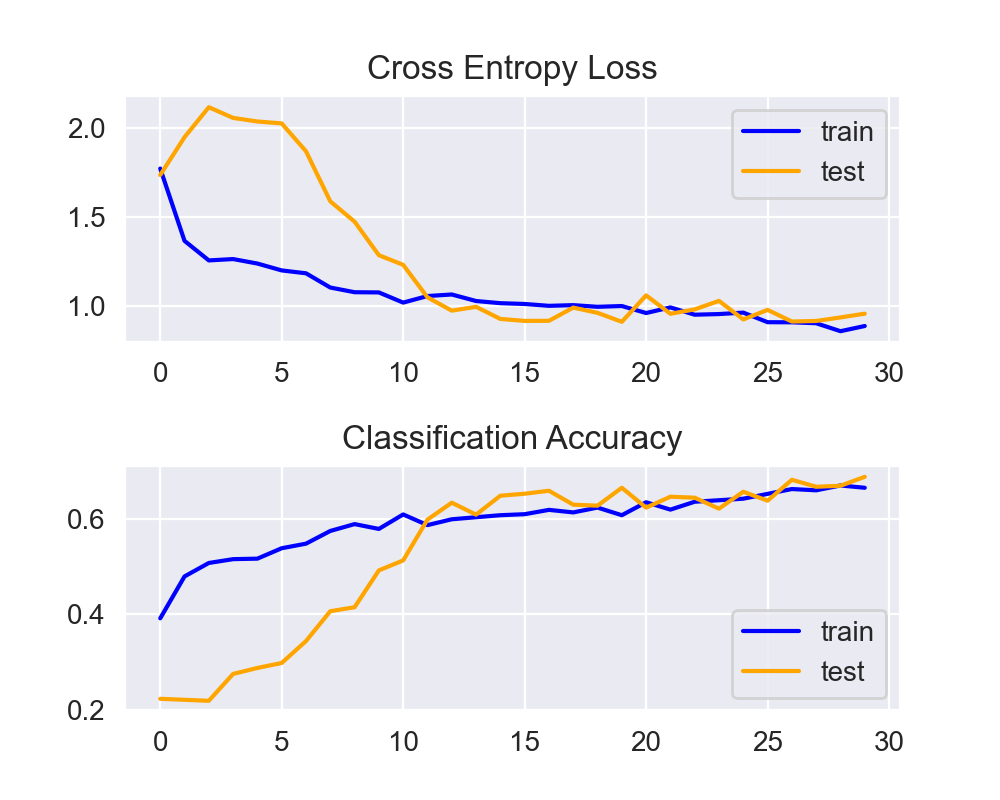

Recreate this plot in Python.
# Standard Library Imports
import os

# Scientific and Data Processing Libraries
import numpy as np
from sklearn.metrics import classification_report

# Machine Learning and Deep Learning Libraries
import tensorflow as tf
from tensorflow.keras.preprocessing.image import ImageDataGenerator
from tensorflow.keras.models import Sequential
from tensorflow.keras.layers import Conv2D, MaxPooling2D, Dense, Flatten, Dropout, BatchNormalization, Activation
from tensorflow.keras.optimizers import Adam
from tensorflow.keras.callbacks import ReduceLROnPlateau, EarlyStopping

# Visualization Libraries
import matplotlib.pyplot as pyplot
import matplotlib.image as mpimg
import seaborn as sns
    
train_dir = 'images/train'
test_dir = 'images/test'

# Data preprocessing and augmentation
train_datagen = ImageDataGenerator(
    rescale=1.0 / 255,
    rotation_range=20,
    width_shift_range=0.2,
    height_shift_range=0.2,
    shear_range=0.2,
    zoom_range=0.2,
    horizontal_flip=True,
    fill_mode='nearest'
)

test_datagen = ImageDataGenerator(rescale=1.0 / 255)

train_generator = train_datagen.flow_from_directory(
    train_dir, target_size=(300, 300), batch_size=32, class_mode='sparse'
)  # expect integer labels

test_generator = test_datagen.flow_from_directory(
    test_dir, target_size=(300, 300), batch_size=32, class_mode='sparse'
)

class_indices = train_generator.class_indices
print(class_indices)


# Create a list of class labels sorted by their index
class_labels = [label for label, index in sorted(class_indices.items(), key=lambda item: item[1])]
print(class_labels)


# Count and print the number of images in each training class
image_counts = {}
for cls in class_labels:
    cls_dir = os.path.join(train_dir, cls)
    image_counts[cls] = len(os.listdir(cls_dir))
    
# Find the maximum length of class name for alignment
max_class_name_length = max(len(class_name) for class_name in class_labels)

print("Number of images in each training class:")
for cls, count in image_counts.items():
    print(f"{cls:<{max_class_name_length}} : {count}")
    

# Set up the plot
fig = pyplot.figure(figsize=(15, 15))  # Set the size of the figure
k = 0  # Counter for subplot indexing

# Loop through each fruit class and display an image
for fruit in class_labels:
    for file in os.listdir(os.path.join(train_dir, fruit))[0:1]:  # Select the first image from each class
        img = mpimg.imread(os.path.join(train_dir, fruit, file))
        k += 1  # Increment counter
        pyplot.subplot(5, 5, k)  # Create a subplot for each image
        pyplot.title(fruit)  # Set the title of the subplot as the fruit name
        pyplot.imshow(img)  # Display the image
        pyplot.axis('off')  # Turn off axis

pyplot.tight_layout()  # Adjust the spacing between images
pyplot.show()  # Display the plot

# Define a modified CNN model
model = Sequential([
    Conv2D(64, (3, 3), padding='valid', input_shape=(300, 300, 3)),
    BatchNormalization(),
    Activation('relu'),
    MaxPooling2D(pool_size=(2, 2)),
    Dropout(0.25),

    Conv2D(128, (3, 3)),
    BatchNormalization(),
    Activation('relu'),
    MaxPooling2D(pool_size=(2, 2)),
    Dropout(0.25),

    Conv2D(256, (3, 3)),
    BatchNormalization(),
    Activation('relu'),
    MaxPooling2D(pool_size=(2, 2)),
    Dropout(0.25),

    Flatten(),
    Dense(512),
    BatchNormalization(),
    Activation('relu'),
    Dropout(0.5),
    Dense(5, activation='softmax'),
])

# Sparse Categorical Crossentropy as the loss function
# ^ Sparse: Labels are integers (not one-hot vectors).
# ^ from_logits=False: Model outputs probabilities (has softmax layer).
model.compile(
    optimizer=Adam(learning_rate=0.001),
    loss=tf.keras.losses.SparseCategoricalCrossentropy(from_logits=False),
    metrics=['accuracy']
)

model.summary()

# Apply learning rate reduction on plateau and early stopping
reduce_lr = ReduceLROnPlateau(monitor='val_loss', factor=0.2, patience=5, min_lr=0.0001)
early_stop = EarlyStopping(monitor='val_loss', patience=10, restore_best_weights=True)

# Train the model with adjusted parameters [reduce_lr, early_stop]
epochs = 50  # Adjust the number of epochs
history = model.fit(
    train_generator,
    steps_per_epoch=train_generator.samples // 32,
    validation_data=test_generator,
    validation_steps=test_generator.samples // 32,
    epochs=epochs,
    callbacks=[reduce_lr, early_stop]
)


# Save the model
model.save('sea_animal_classification_model.h5')

# Evaluate the model
loss, accuracy = model.evaluate(test_generator, steps=len(test_generator))
print('> Accuracy on test data: %.2f' % (accuracy * 100.0))
print('> Loss on test data: %.2f' % loss)


# Plot training curves
pyplot.figure(figsize=(5, 4), dpi=200)
sns.set_style('darkgrid')

# Plot for loss
pyplot.subplot(211)
pyplot.title('Cross Entropy Loss')
pyplot.plot(history.history['loss'], color='blue', label='train')
pyplot.plot(history.history['val_loss'], color='orange', label='test')
pyplot.legend()

# Adjust the space between plots
pyplot.subplots_adjust(hspace=0.5)

# Plot for accuracy
pyplot.subplot(212)
pyplot.title('Classification Accuracy')
pyplot.plot(history.history['accuracy'], color='blue', label='train')
pyplot.plot(history.history['val_accuracy'], color='orange', label='test')
pyplot.legend()

# Save plots to file
pyplot.savefig('sea_animal_classification_model.png')
pyplot.close()

# Predict the labels on the test set
test_generator.reset()  # Resetting the generator to ensure the order of files and predictions match
predictions = model.predict(test_generator, steps=test_generator.samples // test_generator.batch_size + 1)
predicted_classes = np.argmax(predictions, axis=1)

# Get the true labels
true_classes = test_generator.classes

# Generate the classification report
report = classification_report(true_classes, predicted_classes, target_names=class_labels)
print(report)
